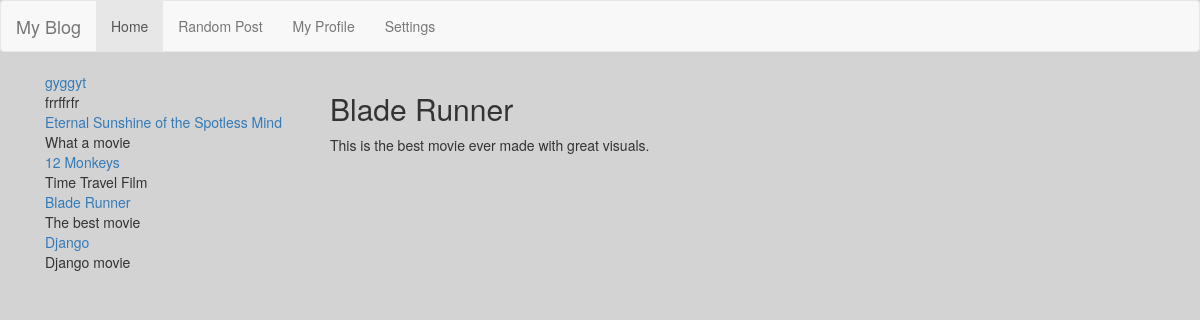
The page /post/blade-runner on the database its author committed.
### blog/models.py (models this page shows, shortened)
class Post(models.Model):
    title = models.CharField(max_length=255)
    slug = models.SlugField(max_length=255, unique=True)
    summary = models.CharField(max_length=300)
    content = models.TextField()
    published = models.BooleanField(default=True)
    created = models.DateTimeField(auto_now_add=True)
    image = models.ImageField(upload_to='img')
    class Meta:
        ordering = ['-created']

### blog/views.py (the view)
# urls.py: path('post/<slug>', blog_views.post),
def post (request,slug):
    posts = Post.objects.all()
    return render_to_response('post.html',{
        'post':get_object_or_404(Post, slug=slug),
        'posts':posts
    })

### blog/templates/post.html (shortened to what this page needs)
<!DOCTYPE html>
<html lang="en">
<head>
    {% extends 'single-template.html' %}
    {% block entry %}
        <h2>{{post.title}}</h2>
        <div>
            {{post.content|linebreaks }}
        </div>
    {% endblock %}

### blog/templates/single-template.html
{% extends 'base.html' %}
{% block content %}
    <div class="container">
        <div class="col-md-3">
            {% for post in posts %}
                <div>
                    <div class="summary-title"><a href="/post/{{post.slug}}">{{post.title}}</a></div>
                    <div class="summary">{{post.summary}}</div>
                </div>
            {% endfor %}
        </div>
        <div class="col-md-9">
            {% block entry %}
            {% endblock %}
        </div>
    </div>
{% endblock %}

### blog/static/css/style.css (style rules this page uses)
body { background-color: #D3D3D3 !important; }

### rows shown on the page
Post: title "gyggyt", summary "frrffrfr"
Post: title "Eternal Sunshine of the Spotless Mind", summary "What a movie"
Post: title "12 Monkeys", summary "Time Travel Film"
Post: title "Blade Runner", summary "The best movie", content "This is the best movie ever made with great visuals."
Post: title "Django", summary "Django movie"
